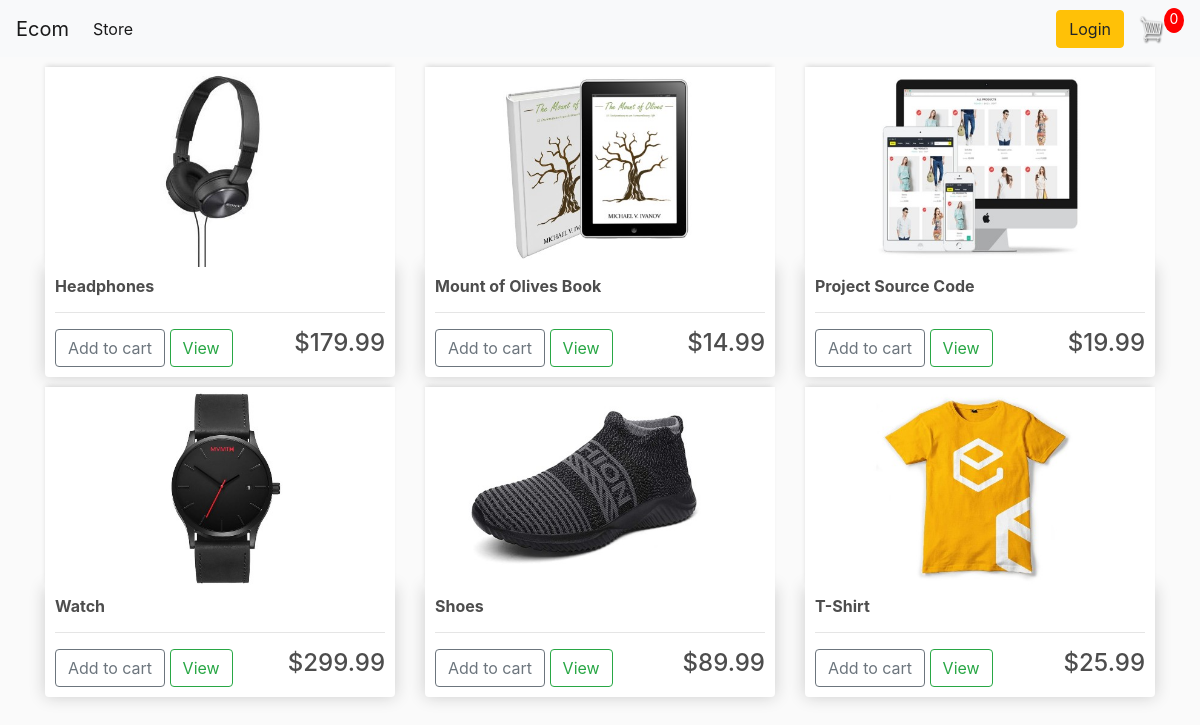
The page / on the database its author committed.
### store/models.py (models this page shows, shortened)
class Product(models.Model):
    name = models.CharField(max_length=200)
    price = models.FloatField()
    digital = models.BooleanField(default=False, null=True, blank=True)
    image = models.ImageField(null=True, blank=True)
    @property
    def imageURL(self):
        try:
            url = self.image.url
        except:
            url = ''
        return url

### store/views.py (the view)
# urls.py: path('', include('store.urls')),
def store(request):
    if request.user.is_authenticated:
        customer = request.user.customer
        order, created = Order.objects.get_or_create(customer=customer, complete=False)
        items = order.orderitem_set.all()
        cartItems = order.get_cart_items
    else:
        items=[]
        order = {'get_cart_total':0, 'get_cart_items':0, 'shipping':False}
        cartItems = order['get_cart_items']
    products = Product.objects.all()
    context = {'products':products, 'cartItems': cartItems}
    return render(request, 'store/store.html', context)

### store/templates/store/store.html
{% extends 'store/main.html' %}
{% load static %}
{% block content %}
    <div class="row">
        {% for product in products %}
            <div class="col-lg-4">
                <img class="thumbnail" src="{{product.imageURL}}" alt="placeholder image">
                <div class="box-element product">
                    <h6><strong>{{product.name}}</strong></h6>
                    <hr>
                    <button data-product="{{product.id}}" data-action="add" class="btn btn-outline-secondary add-btn update-cart" >Add to cart</button>
                    <a class='btn btn-outline-success' href="#">View</a>
                    <h4 style="display:inline-block; float:right;">${{product.price|floatformat:2}}</h4>
                </div>
            </div>
        {% endfor %}
    </div>
{% endblock %}

### store/templates/store/main.html (shortened to what this page needs)
<!DOCTYPE html>
{% load static %}
<html lang="en">
<head>
    <link rel="stylesheet" href="https://stackpath.bootstrapcdn.com/bootstrap/4.5.2/css/bootstrap.min.css">
    <link rel="stylesheet" href="{% static 'css/main.css' %}">
</head>
<body>
    <nav class="navbar navbar-expand-lg navbar-light bg-light">
        <a class="navbar-brand" href="{% url 'store' %}">Ecom</a>
        <div class="collapse navbar-collapse" id="navbarSupportedContent">
          <ul class="navbar-nav mr-auto">
            <li class="nav-item active">
              <a class="nav-link" href="{% url 'store' %}">Store <span class="sr-only">(current)</span></a>
            </li>
          </ul>
          <div class="form-inline my-2 my-lg-0">
            <a href="#" class='btn btn-warning'>Login</a>
            <a href="{% url 'cart' %}"><img id='cart-icon' src="{% static 'images/cart.png' %}" width=30 height=30 alt="cart"></a>
            <p id="cart-total">{{cartItems}}</p>
          </div>
        </div>
    </nav>
    <div class="container">
        {% block content %}
        {% endblock %}
    </div>
</body>
</html>

### static/css/main.css (style rules this page uses)
body { background-color: hsl(0, 0%, 98%); }
h1,h2,h3,h4,h5,h6 { color:hsl(0, 0%, 30%); }
.box-element { box-shadow:hsl(0, 0%, 80%) 0 0 16px; background-color: #fff; border-radius: 4px; padding: 10px; }
.thumbnail { width: 100%; height: 200px; -webkit-box-shadow: -1px -3px 5px -2px rgba(214,214,214,1); -moz-box-shadow: -1px -3px 5px -2px rgba(214,214,214,1); box-shadow: -1px -3px 5px -2px rgba(214,214,214,1); }
.product { border-radius: 0 0 4px 4px; }
#cart-icon { width:25px; display: inline-block; margin-left: 15px; }
#cart-total { display: block; text-align: center; color:#fff; background-color: red; width: 20px; height: 25px; border-radius: 50%; font-size: 14px; }
.col-lg-4, .col-lg-6, .col-lg-8, .col-lg-12 { margin-top: 10px; }
.btn { border-radius: 8; }

### rows shown on the page
Product: imageURL (picture), name "Headphones", price "179.99"
Product: imageURL (picture), name "Mount of Olives Book", price "14.99"
Product: imageURL (picture), name "Project Source Code", price "19.99"
Product: imageURL (picture), name "Watch", price "299.99"
Product: imageURL (picture), name "Shoes", price "89.99"
Product: imageURL (picture), name "T-Shirt", price "25.99"

### other values the page prints
{{ cartItems }} "0"
